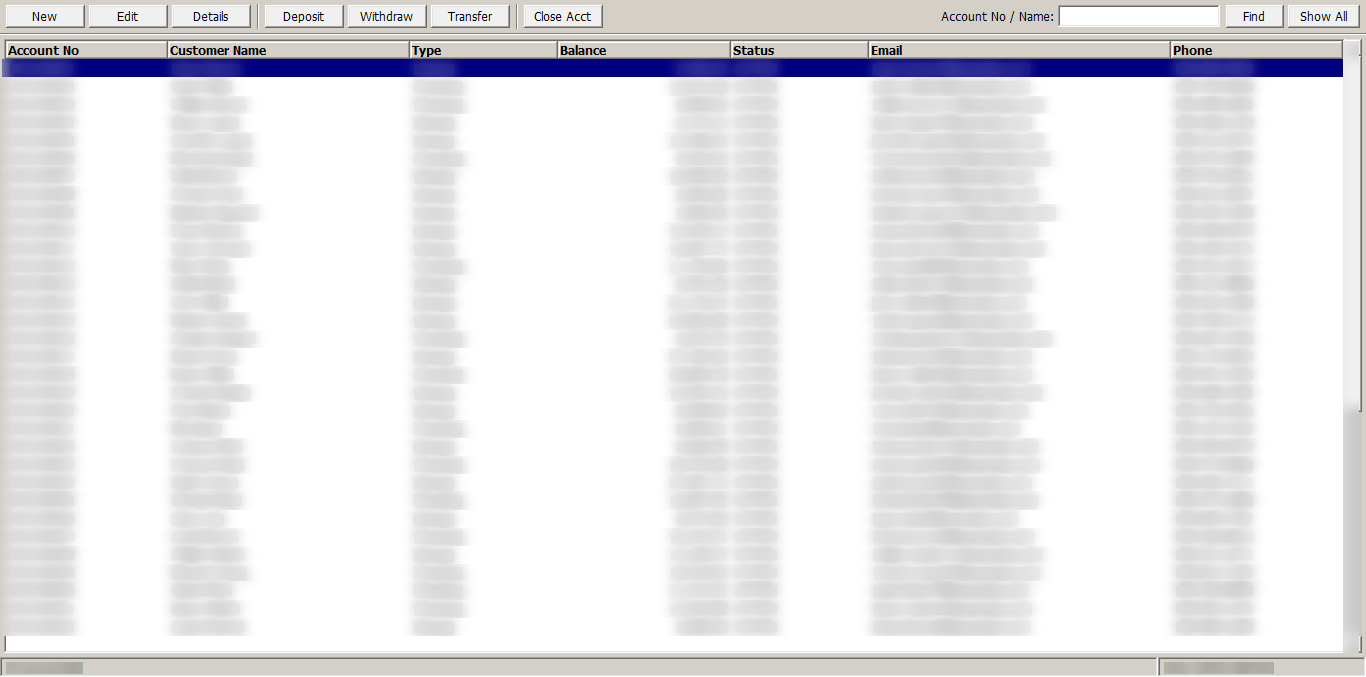
#> input picture evidence/10_handoff/01_screen.png, 1366 x 677 px
$ python -i parse_screen.py   (imports and definitions only)
#> lines starting #> are read from the running program, lines starting #| are printed output that depends on the picture; after the words box and inside, x2 and y2 are one past the last pixel; in counts of white or black regions, pixels touching at a corner belong together
"""
parse_screen.py - turn an OCR capture (from capture.py or tools/ocr_capture.py) into UI elements.

Usage:
    python parse_screen.py captures/20260924_111541.json

Reads  <stamp>.json + <stamp>_raw.png
Writes <stamp>_screen.json   -> compact, text-only view for the LLM (no pixels)
       <stamp>_elements.json -> id -> box / click point / role (for your executor)
       <stamp>_roles.png     -> colour-coded check image

Every element gets:
    kind        : title | menu_item | button | input | label | column_header |
                  table_row | table_cell | status | text | scrollbar
    interaction : click | type | select | none
    content     : static (fixed UI text) | dynamic (data that changes)

Install: pip install opencv-python pillow numpy
"""
import difflib
import json
import re
import sys
from collections import Counter
from pathlib import Path

import cv2
import numpy as np
from PIL import Image, ImageDraw

# ------------------------------------------------------------------ helpers

def center(b):
    return ((b[0] + b[2]) / 2, (b[1] + b[3]) / 2)


def inside(pt, b, pad=0):
    return b[0] - pad <= pt[0] <= b[2] + pad and b[1] - pad <= pt[1] <= b[3] + pad


def union(boxes):
    return [min(b[0] for b in boxes), min(b[1] for b in boxes),
            max(b[2] for b in boxes), max(b[3] for b in boxes)]


QUOTED = re.compile(r"""\s*['"‘’“”`].*['"‘’“”`]\s*""")   # 'text' / "text"


def slug(text):
    s = re.sub(r"[^a-z0-9]+", "_", text.lower()).strip("_")
    return s or "item"


# [38 lines left out: functions group_by_gap, visual_rows, background, not called in this run]

# ------------------------------------------------------------ rectangles

def detect_rects(gray):
    """Find bordered rectangles (buttons, inputs, dropdowns, bands) with OpenCV."""
    P = 2                                           # pad so shapes touching the edge still close
    padded = cv2.copyMakeBorder(gray, P, P, P, P, cv2.BORDER_CONSTANT, value=0)
    edges = cv2.Canny(padded, 15, 45)               # low thresholds: 3D borders are faint
    thick = cv2.dilate(edges, np.ones((3, 3), np.uint8)) > 0
    contours, _ = cv2.findContours(edges, cv2.RETR_LIST, cv2.CHAIN_APPROX_SIMPLE)
    rects = []

    Hp, Wp = padded.shape

    def horiz_ok(yy, x0, x1):
        # continuous edge AND a plain, uniform line (text outlines are not uniform)
        if not 0 <= yy < Hp:
            return False
        m = (x1 - x0) // 10                           # ignore corners
        return thick[yy, x0:x1].mean() >= 0.85 and float(np.std(padded[yy, x0 + m:x1 - m])) < 30

    def vert_ok(xx, y0, y1):
        return 0 <= xx < Wp and thick[y0:y1, xx].mean() >= 0.85

    for c in contours:
        px, py, w, h = cv2.boundingRect(c)
        if not (12 <= h <= 45 and w >= 25 and w / h > 1.4):
            continue
        # each side must be found within 2px of the contour's bounding box (3D borders are soft)
        ok = (any(horiz_ok(py + d, px, px + w) for d in range(-2, 3)) and
              any(horiz_ok(py + h - 1 + d, px, px + w) for d in range(-2, 3)) and
              any(vert_ok(px + d, py, py + h) for d in range(-2, 3)) and
              any(vert_ok(px + w - 1 + d, py, py + h) for d in range(-2, 3)))
        if not ok:
            continue
        x, y = px - P, py - P
        if any(abs(x - r["x"]) < 4 and abs(y - r["y"]) < 4 and abs(w - r["w"]) < 6 for r in rects):
            continue
        inner = gray[y + 3:y + h - 3, x + 3:x + w - 3]
        rects.append({"x": x, "y": y, "w": w, "h": h, "box": [x, y, x + w, y + h],
                      "bg": int(np.median(inner)) if inner.size else 0})
    return rects

# [19 lines left out: function has_dropdown_arrow, not called in this run]


# ------------------------------------------------------- column cleaning

DIGIT_FIX = str.maketrans({"I": "1", "l": "1", "|": "1", "i": "1", "O": "0", "o": "0",
                           "S": "5", "B": "8"})


# [5 lines left out: function fix_id, not called in this run]


def fix_money(v):
    return v.translate(DIGIT_FIX).replace(" ", "")


def fix_phone(v):
    d = re.sub(r"\D", "", v.translate(DIGIT_FIX))
    return f"{d[:3]}-{d[3:6]}-{d[6:]}" if len(d) == 10 else v


PATTERNS = {
    "id": r"^[A-Z]{2,4}\d{4,}$",
    "money": r"^-?[\d,]+\.\d{2}$",
    "phone": r"^\d{3}-\d{3}-\d{4}$",
    "email": r"^[\w.+-]+@[\w-]+\.[\w.]+$",
}


# [338 lines left out: functions infer_type, clean_table, analyze, not called in this run]


SKELETON_KINDS = ("menu_item", "button", "input", "dropdown", "label", "column_header")


# [41 lines left out: functions draw_roles, parse, not called in this run]


# [5 lines not run here, left out]

>>> import cv2
>>> picture = cv2.imread('../../evidence/10_handoff/01_screen.png', cv2.IMREAD_GRAYSCALE)
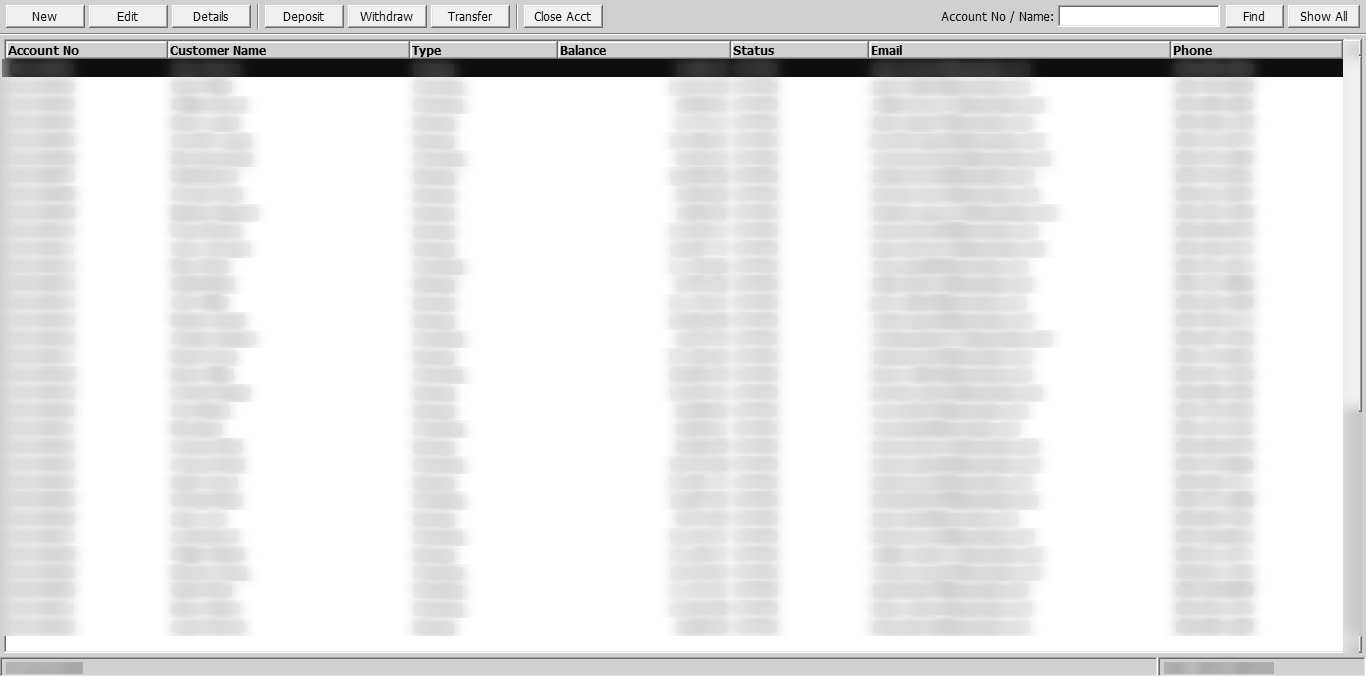
#> picture: shape (677, 1366); min 0, max 255, mean 231.2
>>> result = detect_rects(picture)
#> in detect_rects, `padded = cv2.copyMakeBorder(gray, P, P, P, P, cv2.BORDER_CONSTANT, val..`:
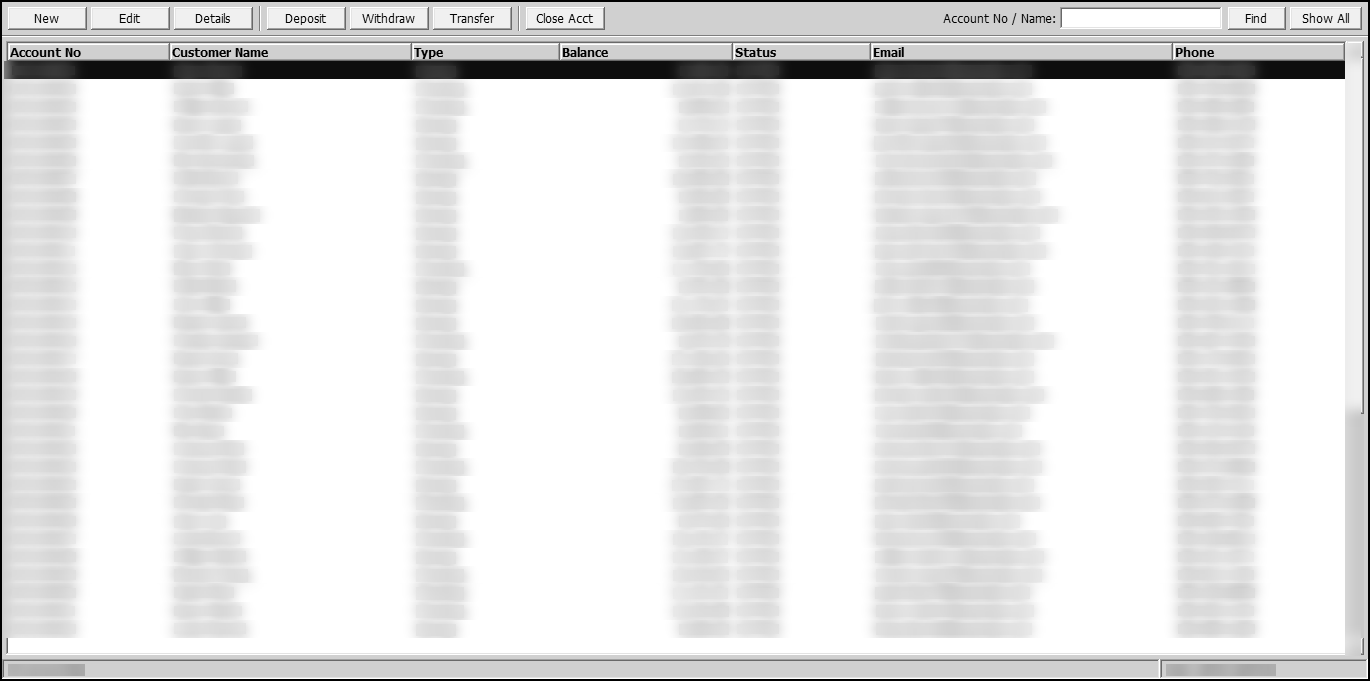
#> padded: shape (681, 1370); min 0, max 255, mean 229.2
#> in detect_rects, `edges = cv2.Canny(padded, 15, 45)`:
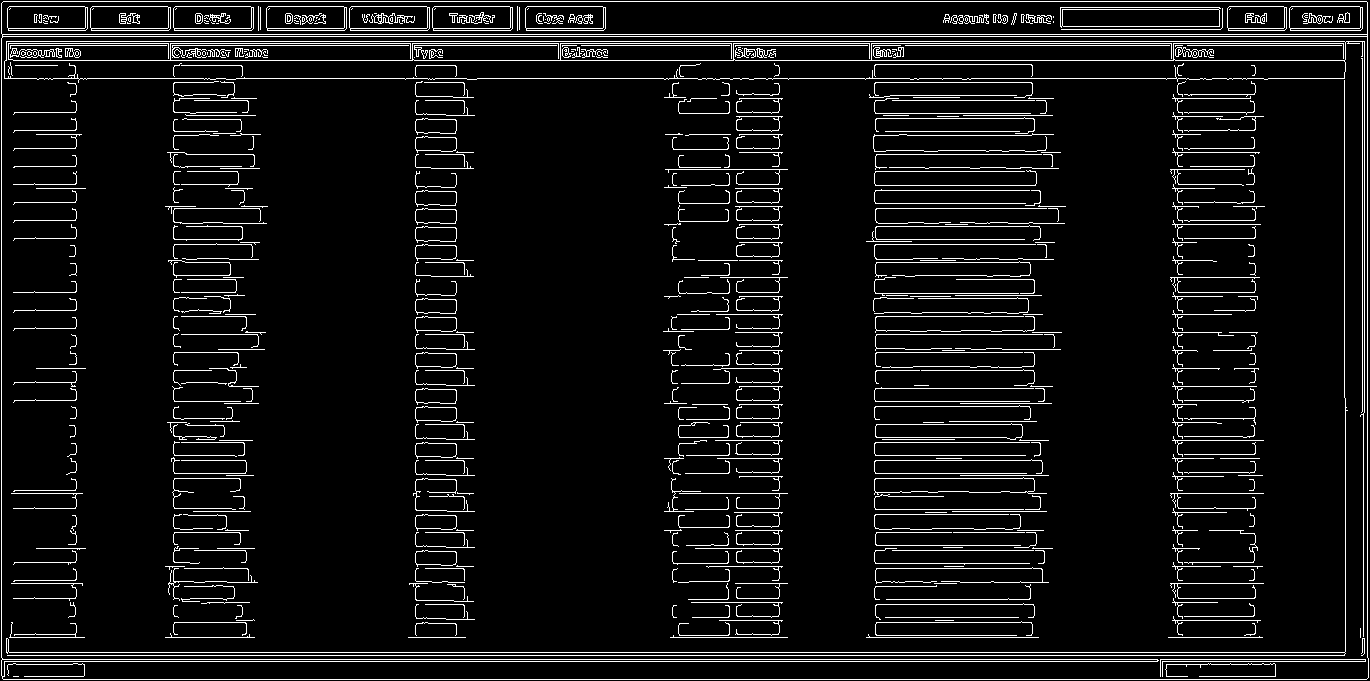
#> edges: shape (681, 1370); 6.8% white in thin lines or dots
#> in detect_rects, `thick = cv2.dilate(edges, np.ones((3, 3), np.uint8)) > 0`:
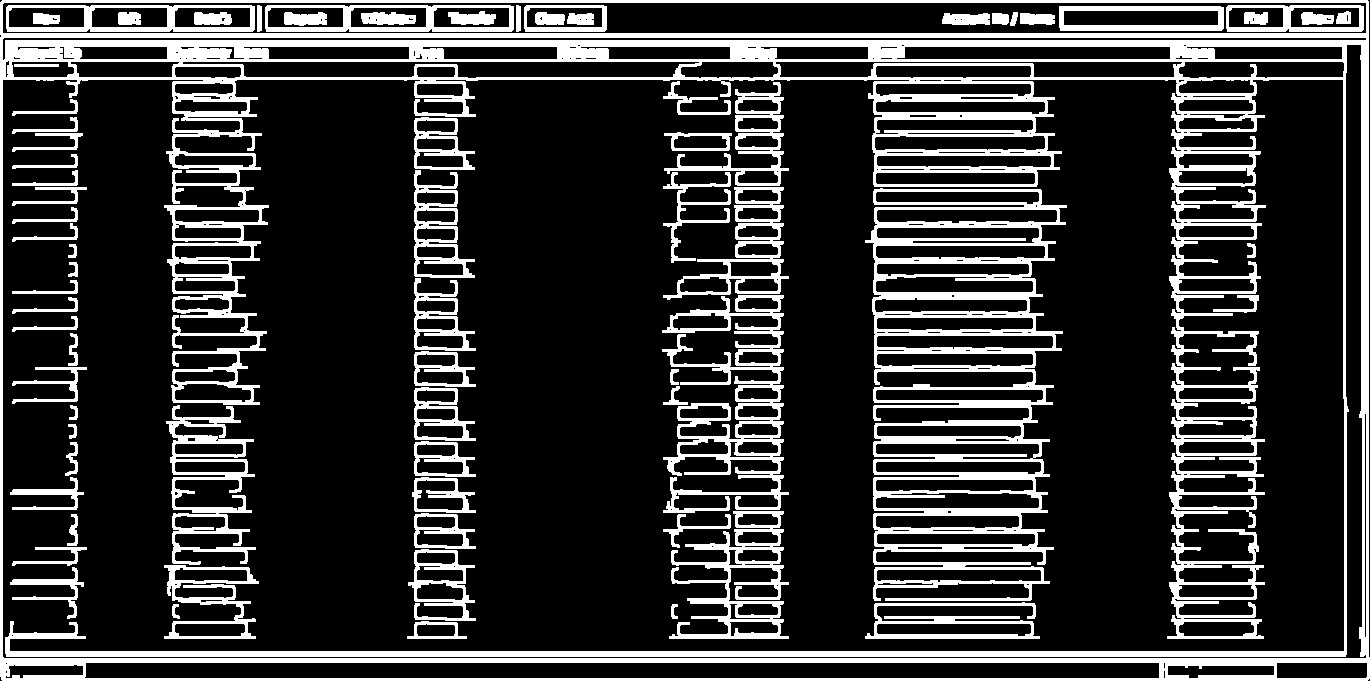
#> thick: shape (681, 1370) bool; 19.8% white; 74 white regions
#> in detect_rects, `contours, _ = cv2.findContours(edges, cv2.RETR_LIST, cv2.CHAIN_APPROX_..`: contours = 752 contours, 634 with area under 20; largest, box (x1, y1, x2, y2) and area: (1, 1, 1369, 680) 926155, (1, 36, 1369, 680) 875990, (4, 41, 1365, 637) 49691, (4, 41, 1346, 80) 49654, (1, 1, 1368, 35) 45074
#> the loop in detect_rects, `for c in contours:` made 752 passes
#> (px, py, w, h, ok) on passes 15, 18, 21: (678, 622, 52, 14, False), (9, 622, 76, 16, False), (719, 620, 64, 16, False)
#> after the loop in detect_rects, `for c in contours:`: rects = 55 items
#> result = 55 items

$ run again, on evidence/10_handoff/03_screen.png
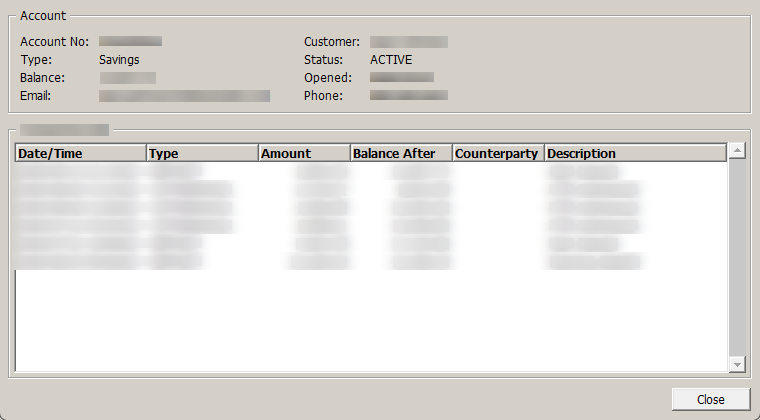
#> input picture evidence/10_handoff/03_screen.png, 760 x 420 px
#> in detect_rects, `edges = cv2.Canny(padded, 15, 45)`:
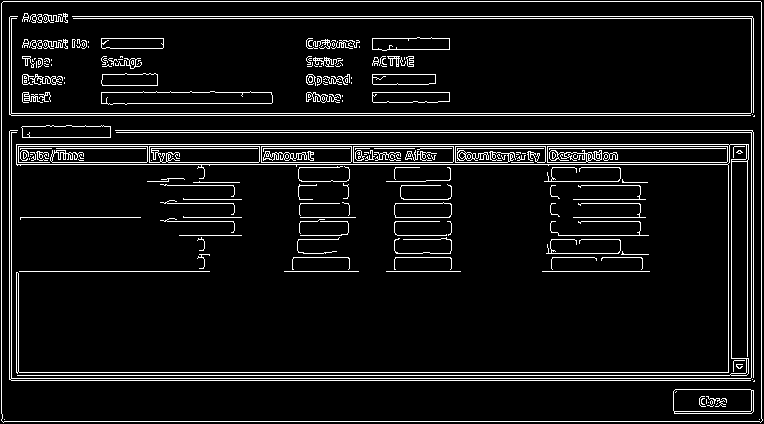
#> edges: shape (424, 764); 7.6% white in thin lines or dots
#> in detect_rects, `thick = cv2.dilate(edges, np.ones((3, 3), np.uint8)) > 0`:
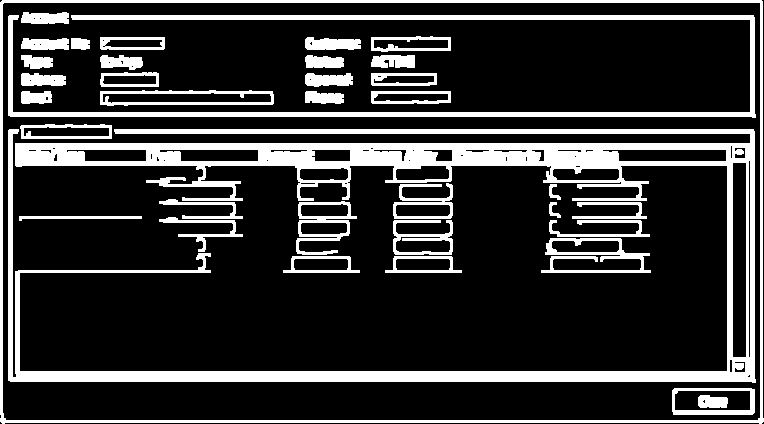
#> thick: shape (424, 764) bool; 20.6% white; 37 white regions
#> contours = 367 contours, 292 with area under 20; largest, box (x1, y1, x2, y2) and area: (1, 1, 763, 423) 319196, (1, 1, 763, 423) 319196, (16, 144, 749, 376) 14595, (16, 144, 730, 165) 14256, (547, 146, 728, 163) 2878
#> the loop in detect_rects, `for c in contours:` made 367 passes
#> (px, py, w, h) on passes 1 to 3: (759, 419, 1, 1), (4, 419, 1, 1), (707, 405, 7, 2)
#> after the loop in detect_rects, `for c in contours:`: rects = 19 items
